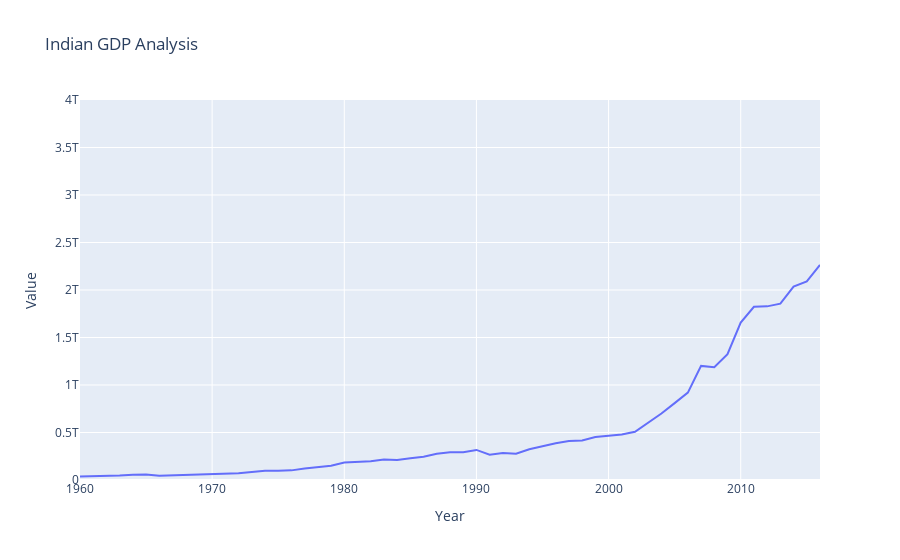

Notebook code cell kept with this figure:
### Markdown cell above
**compairing india GDP with world GDP

### Code cell
df_pr = df[df['Country Name'] == 'India']

fig = px.line(df_pr, x = 'Year', y = 'Value', title = 'Indian GDP Analysis', range_y = [0, 4000000000000])

fig
